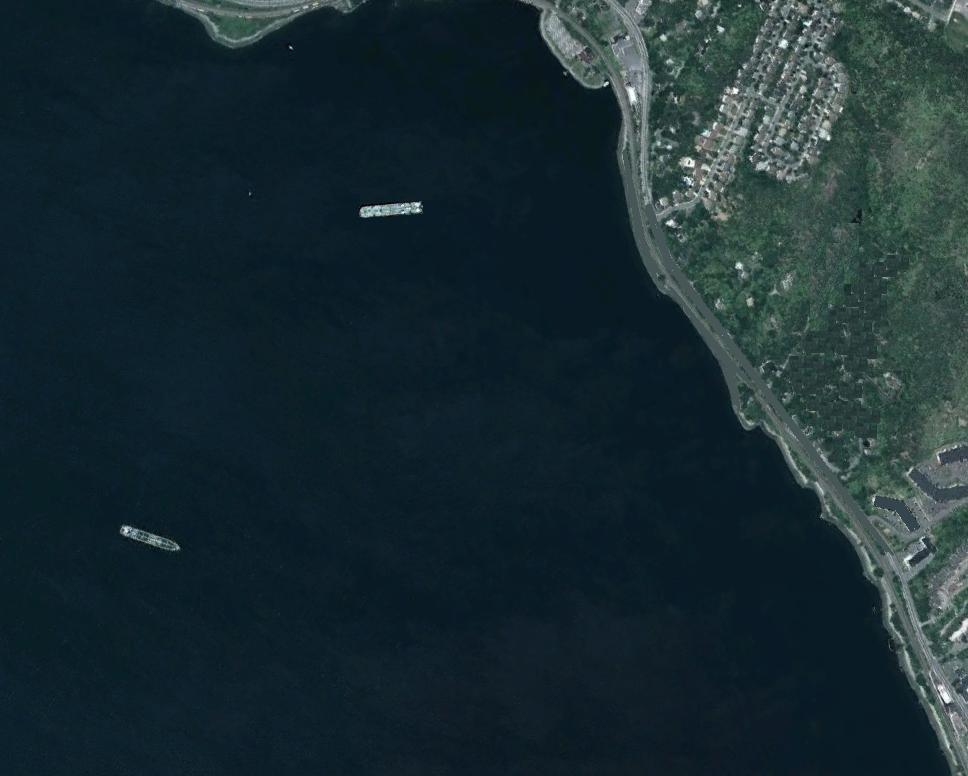
%> input picture 图像预处理/整体/00009.jpg, 968 x 776 px
$ octave --eval "result = hailu(imread('00009.jpg'));"   (GNU Octave 9; MATLAB toolbox functions it lacks are replaced by stand-ins)
%> lines starting %> are read from the running program, lines starting %| are printed output that depends on the picture; in (x1, y1, x2, y2) boxes, pixels count from 0 and x2, y2 are one past the last pixel; in counts of white or black regions, pixels touching at a corner belong together; the program's own positions count from 1
function [k,jz] = hailu(I)
I1 = rgb2gray(I);%转化为灰度图像
%figure,imshow(I);
[h,~]=size(I1);
T=0;
img_thresh = graythresh(I1);
%> img_thresh = 0.224
I2 = imbinarize(I1,img_thresh);
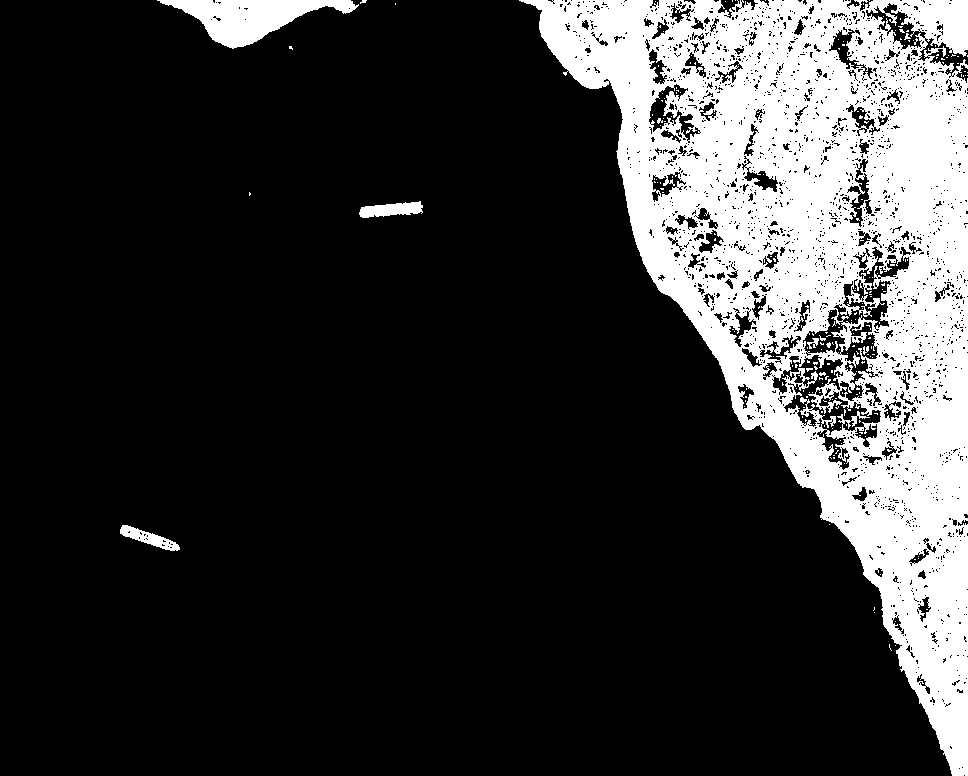
%> I2: size 776x968 logical; 20.6% white; 240 white regions (231 under 20 px), largest, box (x1, y1, x2, y2) and area: (519, 0, 968, 776) 147673, (157, 0, 359, 49) 4557, (359, 201, 423, 218) 706
%figure,imshow(I2);
% otsu二值化
SE=strel('square',floor(h/20));
I3=imdilate(I2,SE);
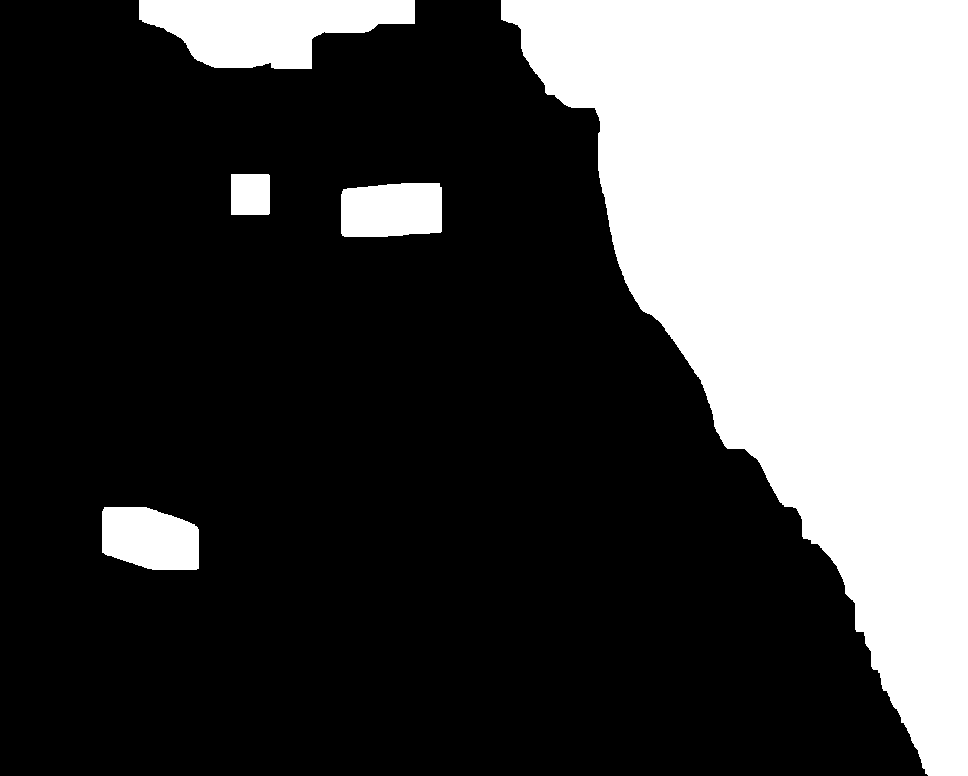
%> I3: size 776x968 logical; 29.6% white; 5 white regions, box (x1, y1, x2, y2) and area: (501, 0, 968, 776) 197659, (139, 0, 415, 69) 12783, (102, 507, 199, 570) 5193, (341, 183, 442, 237) 5103, (231, 174, 270, 215) 1597
%膨胀
%figure,imshow(I3);
[r,c]=find(~I3);%找到黑点
%> r = 528833 values from 1 to 776; c = 528833 values from 1 to 928
for i=1:length(r)
    if r(i)<=9||r(i)+10>768||c(i)<=9||c(i)+10>768
        continue;
    else
        a=I1(r(i)-9:r(i)+10,c(i)-9:c(i)+10);%考虑溢出问题
        jz=I(r(i)-9:r(i)+10,c(i)-9:c(i)+10);%选取区域1
        fangcha=std2(a);
        if fangcha<10
            u=mean2(a);
            %fch=std2(a);
            T=(u+3*std2(a))/255;
            break;
        end
    end
end
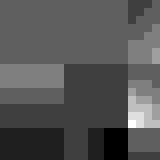
%> jz: size 20x20 uint8 (shown 8 times larger); min 9, max 17, mean 11.68; drawn with min black and max white
%> after the loop, T = 0.107; fangcha = 0.506; u = 25.68
if T>0==false
    T=graythresh(I1);
end
k=imbinarize(I1,T);
%> k: size 776x968 logical; 36.9% white; 1940 white regions (1605 under 20 px), largest, box (x1, y1, x2, y2) and area: (514, 0, 968, 776) 178305, (0, 637, 339, 776) 16719, (472, 599, 662, 741) 9472
%figure,imshow(k);%k是初步划分的图
k=imfill(k,'hole');
%> k: size 776x968 logical; 38% white; 1934 white regions (1600 under 20 px), largest, box (x1, y1, x2, y2) and area: (514, 0, 968, 776) 178821, (0, 637, 339, 776) 20470, (472, 599, 662, 741) 10073
k=imfill(~k,'hole');
%> k: size 776x968 logical; 71.6% white; 46 black regions (26 under 20 px), largest, box (x1, y1, x2, y2) and area: (514, 0, 968, 776) 178733, (0, 656, 320, 776) 18345, (143, 0, 372, 59) 6663
k=~k;
%> k: size 776x968 logical; 28.4% white; 46 white regions (26 under 20 px)
[L,~] = bwlabel(k,8);
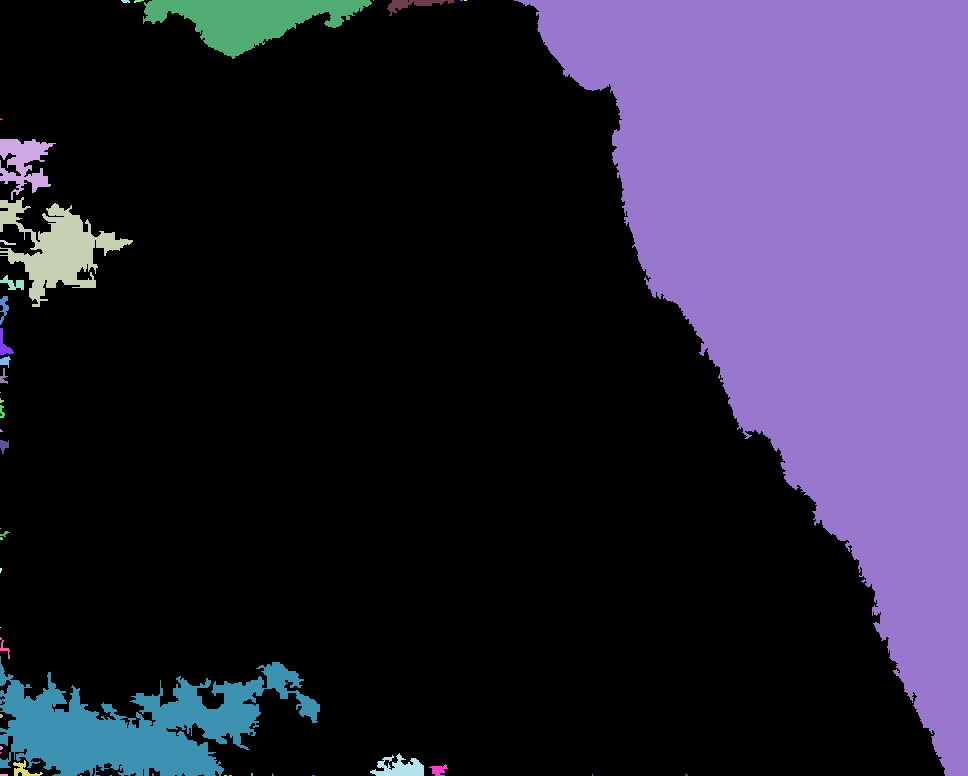
%> L: size 776x968 double; 47 distinct labels, from 0 to 46; one colour per label, 0 black
img_reg = regionprops(L,  'area', 'Centroid','boundingbox');%画出连通区域
%> img_reg = 46 regions; largest, box (x1, y1, x2, y2), Area and Centroid: (514, 0, 968, 776) 178733 [818.6 266.4], (0, 656, 320, 776) 18345 [137.9 727.6], (143, 0, 372, 59) 6663 [250 19.1], (0, 197, 133, 307) 5529 [58.5 249.5], (0, 139, 56, 200) 1703 [24.3 163.3]
areas = [img_reg.Area];%区域面积
%> areas = 46 values, max 178733 at index 44, min 1 at index 10, mean 4638.4
[~, max_id] = max(areas);%maxid 就是最大面积的标签
%> max_id = 44
max_rect = I1(L==max_id);
[L1,~] = bwlabel(~k,8);
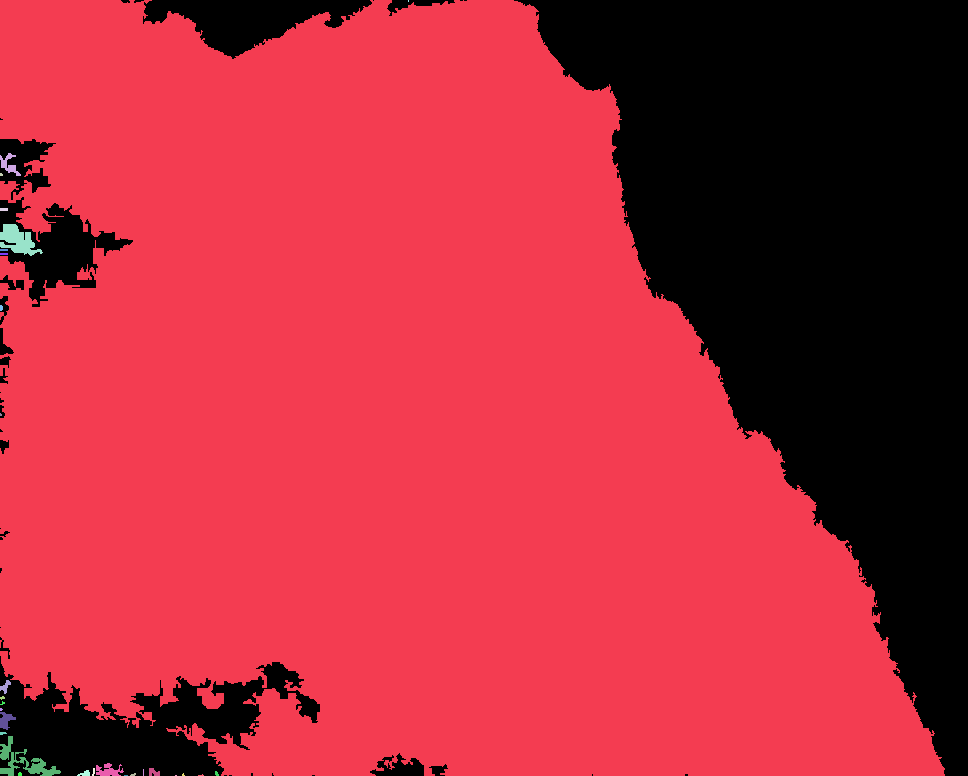
%> L1: size 776x968 double; 30 distinct labels, from 0 to 29; one colour per label, 0 black
img_reg1 = regionprops(L1,  'area', 'Centroid','boundingbox');%画出连通区域
%> img_reg1 = 29 regions; largest, box (x1, y1, x2, y2), Area and Centroid: (0, 0, 945, 776) 535343 [396.9 423.3], (0, 736, 61, 776) 755 [24.5 763], (0, 224, 43, 256) 741 [18.3 240.8], (96, 763, 124, 776) 215 [109 771.3], (0, 153, 21, 176) 187 [9.7 165.3]
areas1 = [img_reg1.Area];%区域面积
%> areas1 = 29 values, max 535343 at index 1, min 2 at index 25, mean 18544.9
[~, max_id1] = max(areas1);%maxid 就是最大面积的标签
%> max_id1 = 1
max_rect1 = I1(L1==max_id1);
if std2(max_rect)<std2(max_rect1)&&min(std2(max_rect),std2(max_rect1))<20
    k=~k;
elseif min(std2(max_rect),std2(max_rect1))>30
     k=ones(768);
end
%已经输出了标准的海黑陆白图且多数空洞已经被填补
 [L,~] = bwlabel(~k,8);%返回一个和BW大小相同的L矩阵，包含了标记了BW中每个连通区域的类别标签，这些标签的值为1、2、num（连通区域的个数）
 img_reg = regionprops(L,  'area', 'Centroid','boundingbox');%画出连通区域
%> img_reg has the same summary as img_reg1
%找陆地矩阵
areas = [img_reg.Area];%区域面积
%> areas has the same summary as areas1
%rects = cat(1,img_reg.BoundingBox);
[~, max_id] = max(areas);%maxid 就是最大面积的标签
%> max_id = 1
k=(L==max_id);
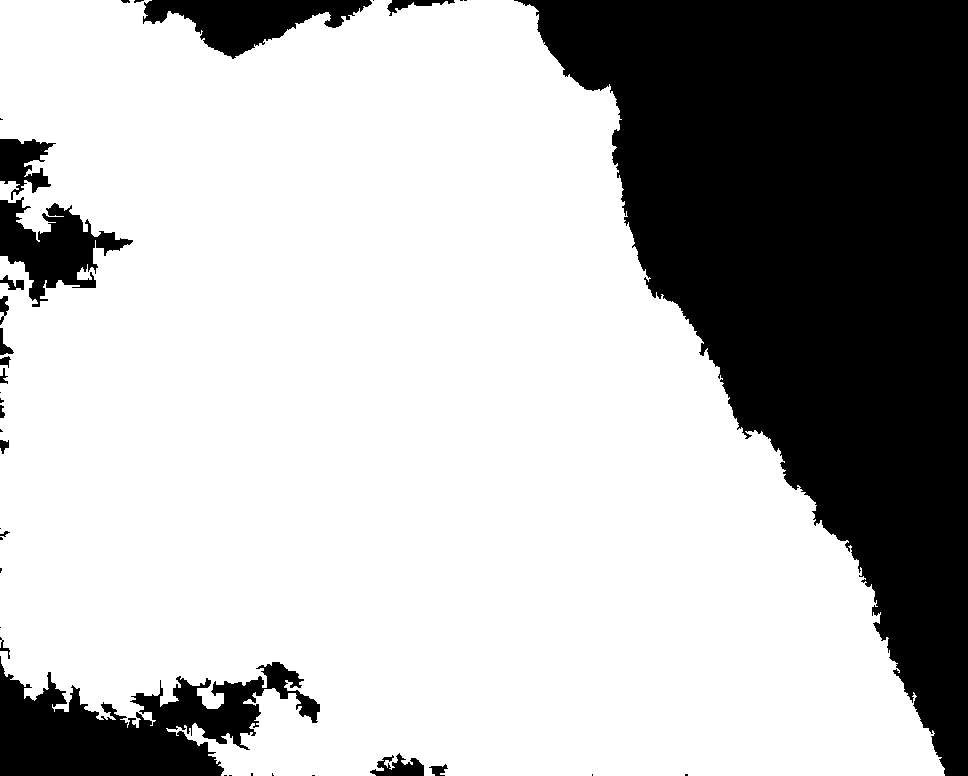
%> k: size 776x968 logical; 71.3% white; 37 black regions (19 under 20 px), largest, box (x1, y1, x2, y2) and area: (514, 0, 968, 776) 178733, (0, 656, 320, 776) 20018, (143, 0, 372, 59) 6663
k=~k;
figure,imshow(k);
end

$ run again, on 图像预处理/整体/0003.jpg
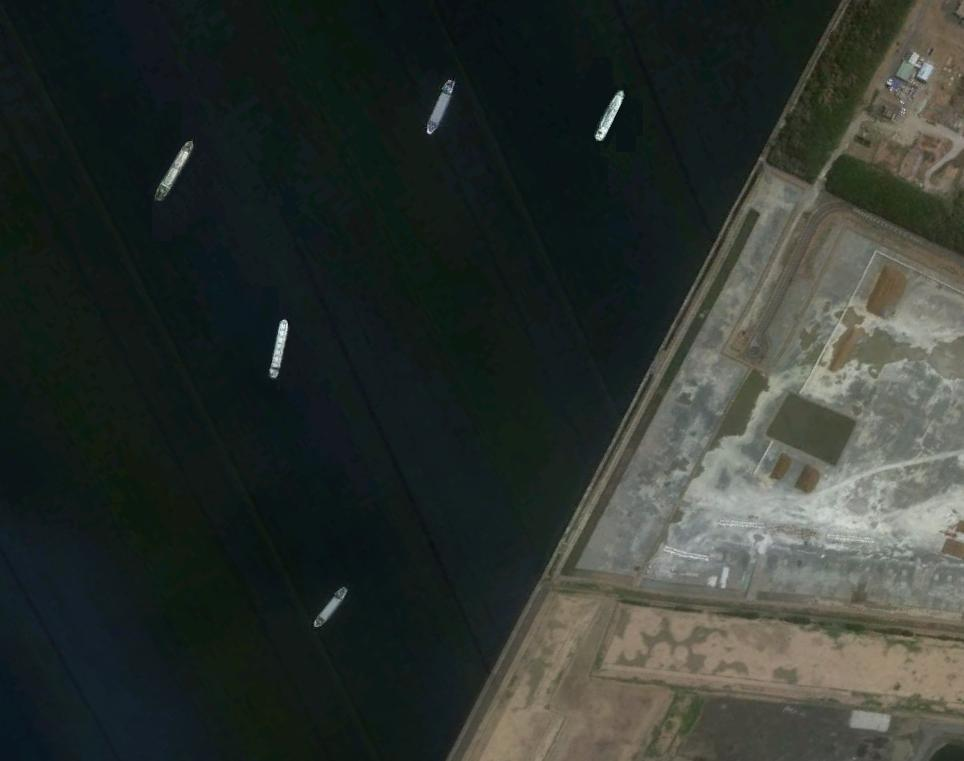
%> input picture 图像预处理/整体/0003.jpg, 964 x 761 px
%> img_thresh = 0.267
%> I2: size 761x964 logical; 29.5% white; 67 white regions (50 under 20 px), largest, box (x1, y1, x2, y2) and area: (447, 0, 964, 761) 212329, (156, 141, 193, 200) 624, (427, 80, 455, 135) 559
%> I3: size 761x964 logical; 39.3% white; 6 white regions, box (x1, y1, x2, y2) and area: (429, 0, 964, 761) 263538, (137, 123, 212, 219) 5624, (409, 62, 474, 154) 5021, (577, 72, 643, 160) 4869, (251, 301, 307, 397) 4805, (296, 569, 366, 646) 4489
%> r = 445258 values from 1 to 761; c = 445258 values from 1 to 964
%> after the loop in hailu, `for i=1:length(r)`: T = 0.0999; fangcha = 2.06; u = 19.3
%> L: size 761x964 double; 12 distinct labels, from 0 to 11
%> in hailu, `img_reg = regionprops(L,  'area', 'Centroid','boundingbox');`: img_reg = 11 regions; largest, box (x1, y1, x2, y2), Area and Centroid: (424, 0, 964, 761) 283301 [753.6 458.5], (0, 523, 195, 761) 22138 [85.3 660.1], (624, 0, 634, 5) 24 [629.3 2.1], (253, 757, 258, 761) 13 [256.3 759.4], (772, 0, 774, 5) 9 [773.6 2.8]
%> in hailu, `areas = [img_reg.Area];`: areas = [1 1 4 8 4 22138 5 13 283301 24 9]
%> in hailu, `[~, max_id] = max(areas);`: max_id = 9
%> in hailu, `[L1,~] = bwlabel(~k,8);`:
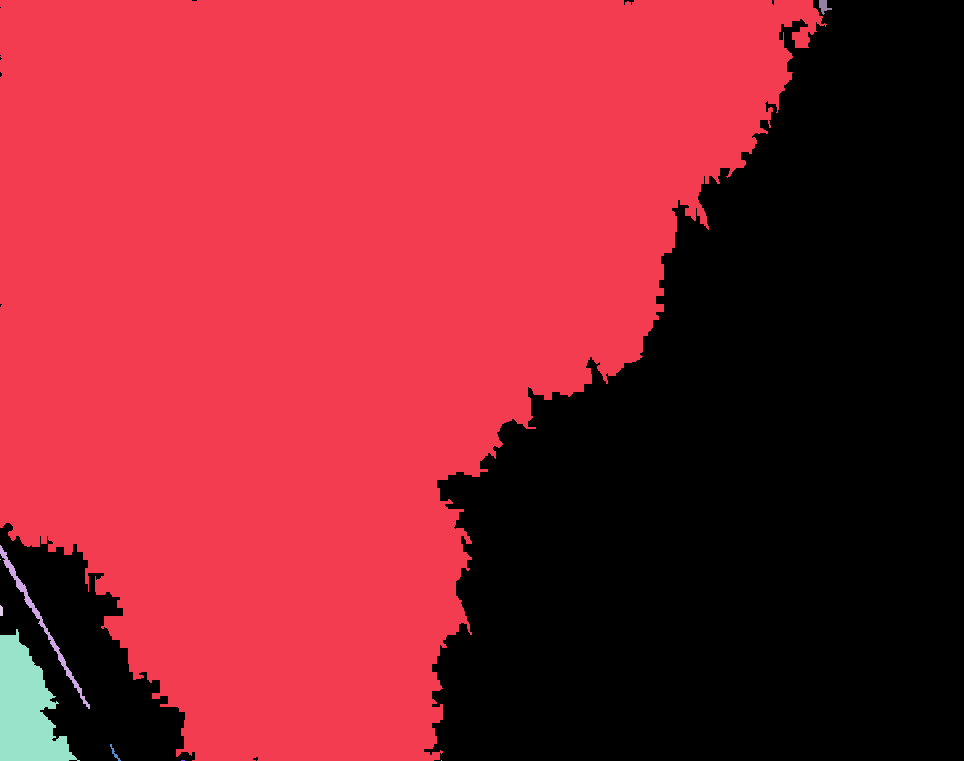
%> L1: size 761x964 double; 10 distinct labels, from 0 to 9; one colour per label, 0 black
%> img_reg1 = 9 regions; largest, box (x1, y1, x2, y2), Area and Centroid: (0, 0, 827, 761) 421079 [328.4 309.1], (0, 629, 80, 761) 5994 [26.6 709.2], (0, 545, 90, 709) 842 [41.8 623], (819, 0, 832, 15) 101 [824.3 6.8], (110, 744, 121, 761) 44 [115.3 753.8]
%> areas1 = [421079 842 1 30 5994 44 4 1 101]
%> max_id1 = 1
%> in hailu, `img_reg = regionprops(L,  'area', 'Centroid','boundingbox');`: img_reg has the same summary as img_reg1
%> in hailu, `areas = [img_reg.Area];`: areas = [421079 842 1 30 5994 44 4 1 101]
%> in hailu, `[~, max_id] = max(areas);`: max_id = 1
%> in hailu, `k=(L==max_id);`:
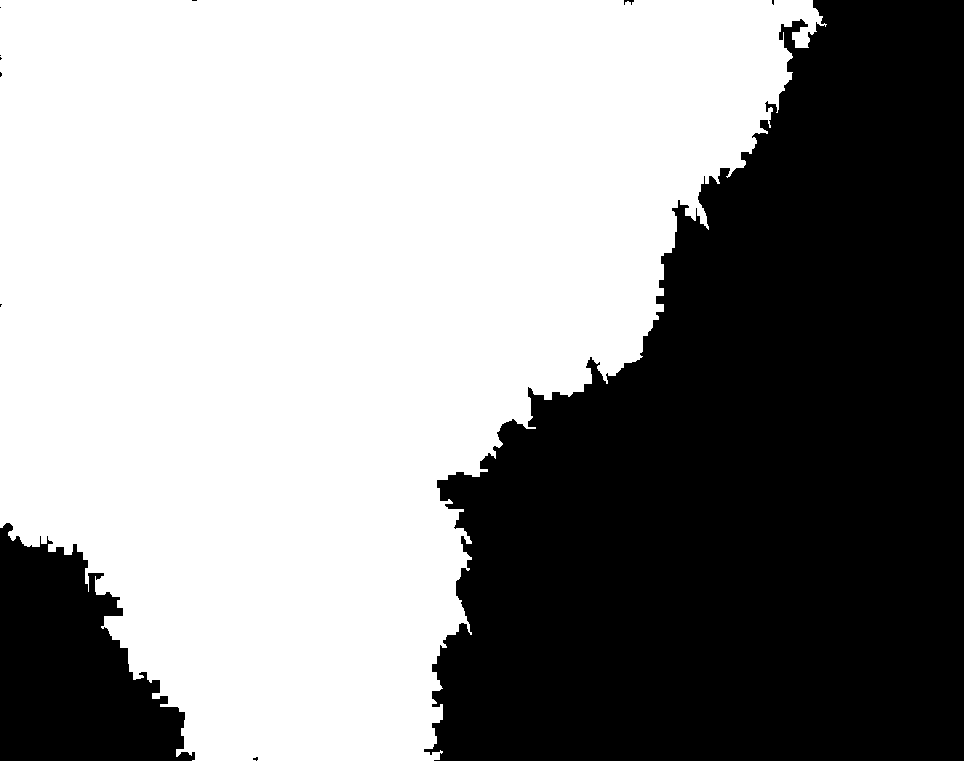
%> k: size 761x964 logical; 57.4% white; 11 black regions (8 under 20 px), largest, box (x1, y1, x2, y2) and area: (424, 0, 964, 761) 283403, (0, 523, 195, 761) 29053, (624, 0, 634, 5) 24
